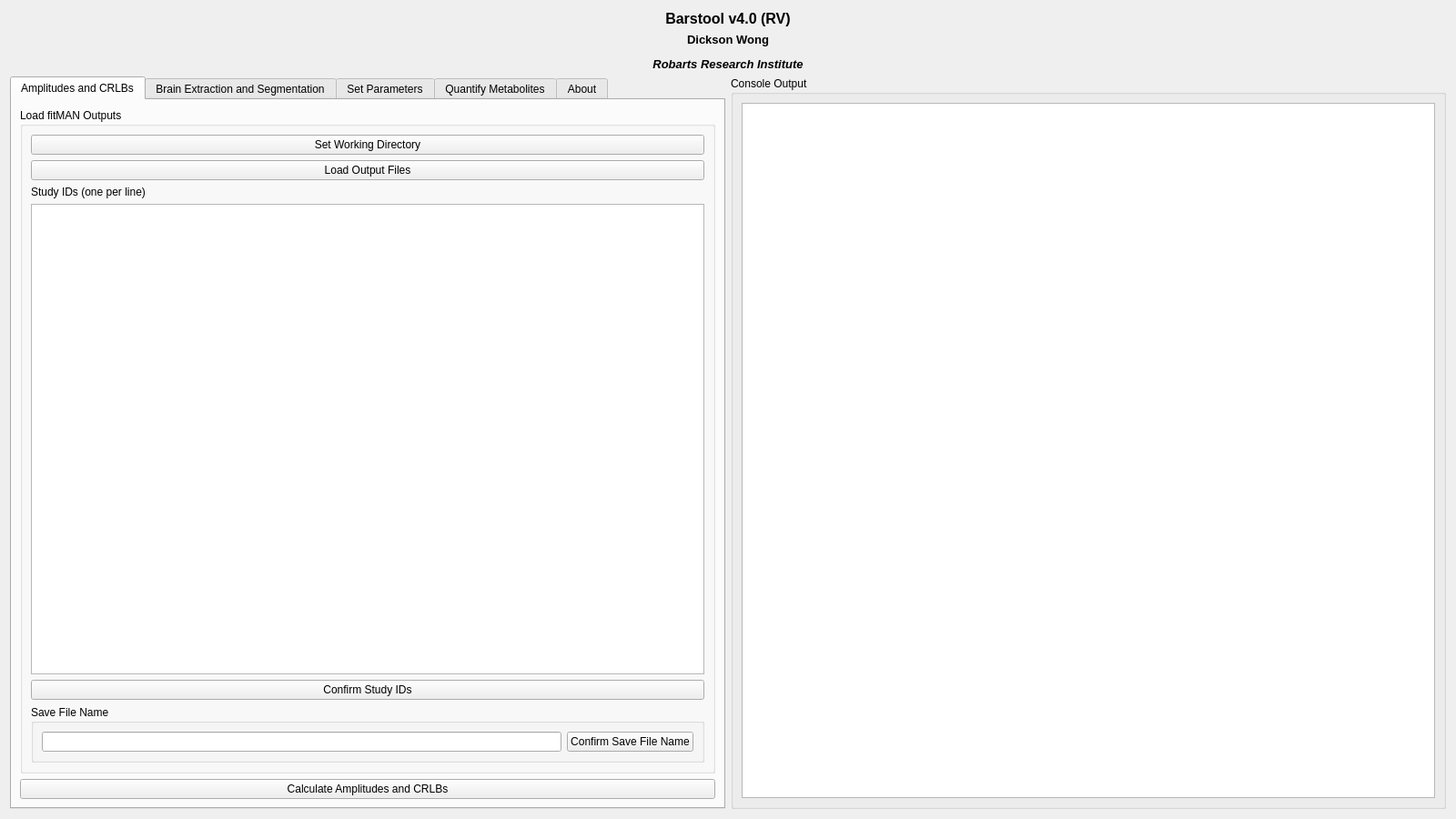
<?xml version="1.0" encoding="UTF-8"?>
<ui version="4.0">
 <class>mainWindow</class>
 <widget class="QWidget" name="mainWindow">
  <property name="enabled">
   <bool>true</bool>
  </property>
  <property name="geometry">
   <rect>
    <x>0</x>
    <y>0</y>
    <width>1600</width>
    <height>900</height>
   </rect>
  </property>
  <property name="windowTitle">
   <string>BARSTOOL (RV)</string>
  </property>
  <layout class="QGridLayout" name="gridLayout">
   <item row="2" column="1">
    <widget class="QGroupBox" name="consoleGroupBox">
     <property name="title">
      <string>Console Output</string>
     </property>
     <layout class="QVBoxLayout" name="verticalLayout_2">
      <item>
       <widget class="QTextBrowser" name="consoleOutputText">
        <property name="font">
         <font>
          <family>Monospace</family>
         </font>
        </property>
        <property name="lineWrapMode">
         <enum>QTextEdit::NoWrap</enum>
        </property>
       </widget>
      </item>
     </layout>
    </widget>
   </item>
   <item row="0" column="0" colspan="2">
    <widget class="QLabel" name="titleLabel">
     <property name="sizePolicy">
      <sizepolicy hsizetype="Ignored" vsizetype="Fixed">
       <horstretch>0</horstretch>
       <verstretch>0</verstretch>
      </sizepolicy>
     </property>
     <property name="font">
      <font>
       <pointsize>12</pointsize>
       <weight>75</weight>
       <bold>true</bold>
      </font>
     </property>
     <property name="text">
      <string>&lt;html&gt;&lt;head/&gt;&lt;body&gt;&lt;p align=&quot;center&quot;&gt;Barstool v4.0 (RV)&lt;/p&gt;&lt;/body&gt;&lt;/html&gt;</string>
     </property>
    </widget>
   </item>
   <item row="1" column="0" colspan="2">
    <widget class="QLabel" name="authorLabel">
     <property name="sizePolicy">
      <sizepolicy hsizetype="Ignored" vsizetype="Fixed">
       <horstretch>0</horstretch>
       <verstretch>0</verstretch>
      </sizepolicy>
     </property>
     <property name="font">
      <font>
       <pointsize>10</pointsize>
       <weight>75</weight>
       <bold>true</bold>
      </font>
     </property>
     <property name="text">
      <string>&lt;html&gt;&lt;head/&gt;&lt;body&gt;&lt;p align=&quot;center&quot;&gt;Dickson Wong&lt;/p&gt;&lt;p align=&quot;center&quot;&gt;&lt;span style=&quot; font-style:italic;&quot;&gt;Robarts Research Institute&lt;/span&gt;&lt;/p&gt;&lt;/body&gt;&lt;/html&gt;</string>
     </property>
    </widget>
   </item>
   <item row="2" column="0">
    <widget class="QTabWidget" name="mainTabWidget">
     <property name="currentIndex">
      <number>0</number>
     </property>
     <widget class="QWidget" name="ampTab">
      <attribute name="title">
       <string>Amplitudes and CRLBs</string>
      </attribute>
      <layout class="QVBoxLayout" name="verticalLayout">
       <item>
        <widget class="QGroupBox" name="loadOutputFilesGroupBox">
         <property name="title">
          <string>Load fitMAN Outputs</string>
         </property>
         <layout class="QVBoxLayout" name="verticalLayout_3">
          <item>
           <widget class="QPushButton" name="setWorkingDirectoryButton">
            <property name="text">
             <string>Set Working Directory</string>
            </property>
           </widget>
          </item>
          <item>
           <widget class="QPushButton" name="loadOutputsButton">
            <property name="text">
             <string>Load Output Files</string>
            </property>
           </widget>
          </item>
          <item>
           <widget class="QLabel" name="label">
            <property name="text">
             <string>Study IDs (one per line)</string>
            </property>
           </widget>
          </item>
          <item>
           <widget class="QPlainTextEdit" name="studyIDsTextEdit"/>
          </item>
          <item>
           <widget class="QPushButton" name="confirmIDsButton">
            <property name="text">
             <string>Confirm Study IDs</string>
            </property>
           </widget>
          </item>
          <item>
           <widget class="QGroupBox" name="saveFileNameGroupBox">
            <property name="title">
             <string>Save File Name</string>
            </property>
            <layout class="QGridLayout" name="gridLayout_2">
             <item row="0" column="0">
              <widget class="QLineEdit" name="saveFileLineEdit"/>
             </item>
             <item row="0" column="1">
              <widget class="QPushButton" name="confirmSaveFileButton">
               <property name="text">
                <string>Confirm Save File Name</string>
               </property>
              </widget>
             </item>
            </layout>
           </widget>
          </item>
         </layout>
        </widget>
       </item>
       <item>
        <widget class="QPushButton" name="calculateButton">
         <property name="text">
          <string>Calculate Amplitudes and CRLBs</string>
         </property>
        </widget>
       </item>
      </layout>
     </widget>
     <widget class="QWidget" name="brainExtSegTab">
      <attribute name="title">
       <string>Brain Extraction and Segmentation</string>
      </attribute>
      <layout class="QVBoxLayout" name="verticalLayout_4">
       <item>
        <widget class="QGroupBox" name="prepareImagesGroupBox">
         <property name="sizePolicy">
          <sizepolicy hsizetype="Preferred" vsizetype="Fixed">
           <horstretch>0</horstretch>
           <verstretch>0</verstretch>
          </sizepolicy>
         </property>
         <property name="minimumSize">
          <size>
           <width>0</width>
           <height>0</height>
          </size>
         </property>
         <property name="title">
          <string>Prepare Files</string>
         </property>
         <layout class="QGridLayout" name="gridLayout_3">
          <item row="7" column="3">
           <widget class="QRadioButton" name="tfisp3dButton">
            <property name="text">
             <string>TFISP&amp;3D</string>
            </property>
            <property name="checked">
             <bool>false</bool>
            </property>
           </widget>
          </item>
          <item row="6" column="0" colspan="6">
           <widget class="QLabel" name="imTypeLabel">
            <property name="text">
             <string>Image type</string>
            </property>
            <property name="alignment">
             <set>Qt::AlignCenter</set>
            </property>
           </widget>
          </item>
          <item row="4" column="1">
           <widget class="QLineEdit" name="matXLineEdit">
            <property name="text">
             <string>128</string>
            </property>
           </widget>
          </item>
          <item row="4" column="2">
           <widget class="QLabel" name="matYLabel">
            <property name="text">
             <string>y:</string>
            </property>
           </widget>
          </item>
          <item row="9" column="0" colspan="6">
           <widget class="QPushButton" name="fdf2niftiButton">
            <property name="text">
             <string>Convert FDF Images to NIFTI</string>
            </property>
           </widget>
          </item>
          <item row="7" column="1">
           <widget class="QRadioButton" name="fse2dButton">
            <property name="text">
             <string>FSE&amp;2D</string>
            </property>
            <property name="checked">
             <bool>true</bool>
            </property>
           </widget>
          </item>
          <item row="4" column="0">
           <widget class="QLabel" name="matXLabel">
            <property name="text">
             <string>x:</string>
            </property>
           </widget>
          </item>
          <item row="4" column="3">
           <widget class="QLineEdit" name="matYLineEdit">
            <property name="text">
             <string>128</string>
            </property>
           </widget>
          </item>
          <item row="4" column="4">
           <widget class="QLabel" name="matZLabel">
            <property name="text">
             <string>z:</string>
            </property>
           </widget>
          </item>
          <item row="4" column="5">
           <widget class="QLineEdit" name="matZLineEdit">
            <property name="text">
             <string>26</string>
            </property>
           </widget>
          </item>
          <item row="1" column="0" colspan="6">
           <widget class="QPushButton" name="selectFDFImagesButton">
            <property name="text">
             <string>Select Mouse Directories</string>
            </property>
           </widget>
          </item>
          <item row="3" column="0" colspan="6">
           <widget class="QLabel" name="matSizeLabel">
            <property name="text">
             <string>Matrix Size</string>
            </property>
            <property name="alignment">
             <set>Qt::AlignCenter</set>
            </property>
           </widget>
          </item>
          <item row="5" column="0" colspan="6">
           <spacer name="verticalSpacer">
            <property name="orientation">
             <enum>Qt::Vertical</enum>
            </property>
            <property name="sizeHint" stdset="0">
             <size>
              <width>20</width>
              <height>20</height>
             </size>
            </property>
           </spacer>
          </item>
          <item row="8" column="0" colspan="6">
           <spacer name="verticalSpacer_4">
            <property name="orientation">
             <enum>Qt::Vertical</enum>
            </property>
            <property name="sizeHint" stdset="0">
             <size>
              <width>20</width>
              <height>20</height>
             </size>
            </property>
           </spacer>
          </item>
          <item row="2" column="0" colspan="6">
           <spacer name="verticalSpacer_2">
            <property name="orientation">
             <enum>Qt::Vertical</enum>
            </property>
            <property name="sizeHint" stdset="0">
             <size>
              <width>20</width>
              <height>20</height>
             </size>
            </property>
           </spacer>
          </item>
          <item row="0" column="0" colspan="6">
           <spacer name="verticalSpacer_3">
            <property name="orientation">
             <enum>Qt::Vertical</enum>
            </property>
            <property name="sizeHint" stdset="0">
             <size>
              <width>20</width>
              <height>20</height>
             </size>
            </property>
           </spacer>
          </item>
         </layout>
        </widget>
       </item>
       <item>
        <widget class="QPushButton" name="runVoxAlignButton">
         <property name="sizePolicy">
          <sizepolicy hsizetype="Minimum" vsizetype="Preferred">
           <horstretch>0</horstretch>
           <verstretch>0</verstretch>
          </sizepolicy>
         </property>
         <property name="text">
          <string>Run Voxel Alignment</string>
         </property>
        </widget>
       </item>
       <item>
        <widget class="QPushButton" name="runPCNNButton">
         <property name="sizePolicy">
          <sizepolicy hsizetype="Minimum" vsizetype="Preferred">
           <horstretch>0</horstretch>
           <verstretch>0</verstretch>
          </sizepolicy>
         </property>
         <property name="text">
          <string>Run Brain Extraction (PCNN)</string>
         </property>
        </widget>
       </item>
       <item>
        <widget class="QGroupBox" name="csfSegGroupBox">
         <property name="title">
          <string>Tissue / CSF Extraction</string>
         </property>
         <layout class="QGridLayout" name="gridLayout_4">
          <item row="0" column="0">
           <widget class="QLabel" name="csfThreshLabel">
            <property name="text">
             <string>CSF Threshold [0-1]:</string>
            </property>
           </widget>
          </item>
          <item row="0" column="1">
           <widget class="QLineEdit" name="csfThreshLineEdit">
            <property name="text">
             <string>0.935</string>
            </property>
           </widget>
          </item>
          <item row="1" column="0" colspan="2">
           <widget class="QPushButton" name="runSegButton">
            <property name="sizePolicy">
             <sizepolicy hsizetype="Minimum" vsizetype="Preferred">
              <horstretch>0</horstretch>
              <verstretch>0</verstretch>
             </sizepolicy>
            </property>
            <property name="text">
             <string>Run Tissue / CSF Extraction</string>
            </property>
           </widget>
          </item>
         </layout>
        </widget>
       </item>
      </layout>
     </widget>
     <widget class="QWidget" name="setParamsTab">
      <attribute name="title">
       <string>Set Parameters</string>
      </attribute>
      <layout class="QGridLayout" name="gridLayout_11">
       <item row="5" column="0">
        <widget class="QLineEdit" name="metabParamsFileLineEdit"/>
       </item>
       <item row="5" column="1">
        <widget class="QPushButton" name="loadMetabParamsButton">
         <property name="text">
          <string>Load</string>
         </property>
        </widget>
       </item>
       <item row="5" column="2">
        <widget class="QPushButton" name="saveMetabParamsButton">
         <property name="text">
          <string>Save</string>
         </property>
        </widget>
       </item>
       <item row="1" column="0" colspan="3">
        <widget class="QGroupBox" name="groupBox_2">
         <property name="title">
          <string>Water Reference</string>
         </property>
         <layout class="QGridLayout" name="gridLayout_9">
          <item row="2" column="6">
           <widget class="QLabel" name="T1CSFLabel_water">
            <property name="text">
             <string>T1 (CSF) [sec]: </string>
            </property>
           </widget>
          </item>
          <item row="1" column="5">
           <widget class="QLineEdit" name="protonsLineEdit_water">
            <property name="text">
             <string>2</string>
            </property>
           </widget>
          </item>
          <item row="3" column="7">
           <widget class="QLineEdit" name="T2CSFLineEdit_water"/>
          </item>
          <item row="3" column="6">
           <widget class="QLabel" name="T2CSFLabel_water">
            <property name="text">
             <string>T2 (CSF) [ms]: </string>
            </property>
           </widget>
          </item>
          <item row="3" column="5">
           <widget class="QLineEdit" name="T2WMLineEdit_water"/>
          </item>
          <item row="3" column="4">
           <widget class="QLabel" name="T2WMLabel_water">
            <property name="text">
             <string>T2 (WM) [ms]: </string>
            </property>
           </widget>
          </item>
          <item row="2" column="7">
           <widget class="QLineEdit" name="T1CSFLineEdit_water"/>
          </item>
          <item row="1" column="4">
           <widget class="QLabel" name="protonsLabel_water">
            <property name="text">
             <string>Protons: </string>
            </property>
           </widget>
          </item>
          <item row="2" column="3">
           <widget class="QLineEdit" name="T1GMLineEdit_water"/>
          </item>
          <item row="2" column="2">
           <widget class="QLabel" name="T1GMLabel_water">
            <property name="text">
             <string>T1 (GM) [sec]: </string>
            </property>
           </widget>
          </item>
          <item row="2" column="4">
           <widget class="QLabel" name="T1WMLabel_water">
            <property name="text">
             <string>T1 (WM) [sec]: </string>
            </property>
           </widget>
          </item>
          <item row="2" column="5">
           <widget class="QLineEdit" name="T1WMLineEdit_water"/>
          </item>
          <item row="3" column="2">
           <widget class="QLabel" name="T2GMLabel_water">
            <property name="text">
             <string>T2 (GM) [ms]: </string>
            </property>
           </widget>
          </item>
          <item row="3" column="3">
           <widget class="QLineEdit" name="T2GMLineEdit_water"/>
          </item>
         </layout>
        </widget>
       </item>
       <item row="2" column="0" colspan="3">
        <widget class="QGroupBox" name="groupBox_3">
         <property name="title">
          <string>Experimental Parameters</string>
         </property>
         <layout class="QGridLayout" name="gridLayout_8">
          <item row="0" column="1">
           <widget class="QLineEdit" name="TRLineEdit"/>
          </item>
          <item row="1" column="3">
           <widget class="QLabel" name="waterConcGMLabel">
            <property name="text">
             <string>GM Scaling Factor for Water:</string>
            </property>
           </widget>
          </item>
          <item row="0" column="0">
           <widget class="QLabel" name="TRLabel">
            <property name="text">
             <string>TR [ms]: </string>
            </property>
           </widget>
          </item>
          <item row="2" column="1">
           <widget class="QRadioButton" name="tissueConcButton">
            <property name="text">
             <string>Ca&amp;lculate Tissue Concentration</string>
            </property>
            <property name="checked">
             <bool>true</bool>
            </property>
           </widget>
          </item>
          <item row="2" column="4">
           <widget class="QLineEdit" name="waterConcWMLineEdit">
            <property name="text">
             <string>0.73</string>
            </property>
           </widget>
          </item>
          <item row="1" column="4">
           <widget class="QLineEdit" name="waterConcGMLineEdit">
            <property name="text">
             <string>0.82</string>
            </property>
           </widget>
          </item>
          <item row="1" column="0">
           <widget class="QLabel" name="TELabel">
            <property name="text">
             <string>TE [ms]:</string>
            </property>
           </widget>
          </item>
          <item row="3" column="1">
           <widget class="QRadioButton" name="voxelConcButton">
            <property name="text">
             <string>Calculate &amp;Voxel Concentration</string>
            </property>
           </widget>
          </item>
          <item row="0" column="3">
           <widget class="QLabel" name="waterConcLabel">
            <property name="text">
             <string>Water Concentration [M]: </string>
            </property>
           </widget>
          </item>
          <item row="0" column="4">
           <widget class="QLineEdit" name="waterConcLineEdit">
            <property name="text">
             <string>55.14</string>
            </property>
           </widget>
          </item>
          <item row="1" column="1">
           <widget class="QLineEdit" name="TELineEdit"/>
          </item>
          <item row="2" column="3">
           <widget class="QLabel" name="waterConcWMLabel">
            <property name="text">
             <string>WM Scaling Factor for Water:</string>
            </property>
           </widget>
          </item>
         </layout>
        </widget>
       </item>
       <item row="6" column="0" colspan="3">
        <widget class="QPushButton" name="confirmParamsButton">
         <property name="text">
          <string>Confirm Quantification Parameters</string>
         </property>
        </widget>
       </item>
       <item row="0" column="0" colspan="3">
        <widget class="QGroupBox" name="metabParamsGroupBox">
         <property name="title">
          <string>Metabolite Properties</string>
         </property>
         <layout class="QGridLayout" name="gridLayout_7">
          <item row="1" column="0" colspan="3">
           <widget class="QTableWidget" name="metabParamsTableWidget">
            <column>
             <property name="text">
              <string>Metabolite</string>
             </property>
            </column>
            <column>
             <property name="text">
              <string>Protons</string>
             </property>
            </column>
            <column>
             <property name="text">
              <string>T1 (GM) [sec]</string>
             </property>
            </column>
            <column>
             <property name="text">
              <string>T2 (GM) [ms]</string>
             </property>
            </column>
            <column>
             <property name="text">
              <string>T1 (WM) [sec]</string>
             </property>
            </column>
            <column>
             <property name="text">
              <string>T2 (GM) [ms]</string>
             </property>
            </column>
            <column>
             <property name="text">
              <string>First Peak</string>
             </property>
            </column>
            <column>
             <property name="text">
              <string>Last Peak</string>
             </property>
            </column>
           </widget>
          </item>
         </layout>
        </widget>
       </item>
      </layout>
     </widget>
     <widget class="QWidget" name="metabQuantTab">
      <attribute name="title">
       <string>Quantify Metabolites</string>
      </attribute>
      <layout class="QVBoxLayout" name="verticalLayout_10">
       <item>
        <widget class="QGroupBox" name="loadOutputFilesGroupBox_quant">
         <property name="sizePolicy">
          <sizepolicy hsizetype="Preferred" vsizetype="Fixed">
           <horstretch>0</horstretch>
           <verstretch>0</verstretch>
          </sizepolicy>
         </property>
         <property name="title">
          <string>Load fitMAN Output</string>
         </property>
         <layout class="QVBoxLayout" name="verticalLayout_9">
          <item>
           <widget class="QLabel" name="loadOutputFilesInstructions_quant">
            <property name="sizePolicy">
             <sizepolicy hsizetype="Preferred" vsizetype="Fixed">
              <horstretch>0</horstretch>
              <verstretch>0</verstretch>
             </sizepolicy>
            </property>
            <property name="text">
             <string>BARSTOOL auto-selects the spectroscopy, image, and partial volume segmentation files. Ensure all files are &amp;located
in the same folder and follow the expected naming convention.</string>
            </property>
           </widget>
          </item>
          <item>
           <widget class="QPushButton" name="loadOutputsButton_quant">
            <property name="text">
             <string>Select Mouse Directories</string>
            </property>
           </widget>
          </item>
          <item>
           <widget class="QGroupBox" name="saveFileNameGroupBox_quant">
            <property name="sizePolicy">
             <sizepolicy hsizetype="Preferred" vsizetype="Fixed">
              <horstretch>0</horstretch>
              <verstretch>0</verstretch>
             </sizepolicy>
            </property>
            <property name="title">
             <string>Save File Name</string>
            </property>
            <layout class="QGridLayout" name="gridLayout_10">
             <item row="0" column="0">
              <widget class="QLineEdit" name="saveFileLineEdit_quant"/>
             </item>
             <item row="0" column="1">
              <widget class="QPushButton" name="confirmSaveFileButton_quant">
               <property name="text">
                <string>Confirm Save File Name</string>
               </property>
              </widget>
             </item>
            </layout>
           </widget>
          </item>
         </layout>
        </widget>
       </item>
       <item>
        <widget class="QPushButton" name="runQuantButton">
         <property name="text">
          <string>Run Quantification</string>
         </property>
        </widget>
       </item>
       <item>
        <widget class="QGroupBox" name="plotQuantGroupBox">
         <property name="sizePolicy">
          <sizepolicy hsizetype="Preferred" vsizetype="Preferred">
           <horstretch>0</horstretch>
           <verstretch>0</verstretch>
          </sizepolicy>
         </property>
         <property name="title">
          <string>Plot of Last Quantification</string>
         </property>
         <layout class="QVBoxLayout" name="verticalLayout_11">
          <item>
           <layout class="QVBoxLayout" name="plotQuant_mplvl"/>
          </item>
         </layout>
        </widget>
       </item>
      </layout>
     </widget>
     <widget class="QWidget" name="aboutTab">
      <attribute name="title">
       <string>About</string>
      </attribute>
      <layout class="QVBoxLayout" name="verticalLayout_8">
       <item>
        <widget class="QTextBrowser" name="aboutText">
         <property name="html">
          <string>&lt;!DOCTYPE HTML PUBLIC &quot;-//W3C//DTD HTML 4.0//EN&quot; &quot;http://www.w3.org/TR/REC-html40/strict.dtd&quot;&gt;
&lt;html&gt;&lt;head&gt;&lt;meta name=&quot;qrichtext&quot; content=&quot;1&quot; /&gt;&lt;style type=&quot;text/css&quot;&gt;
p, li { white-space: pre-wrap; }
&lt;/style&gt;&lt;/head&gt;&lt;body style=&quot; font-family:'Noto Sans'; font-size:10pt; font-weight:400; font-style:normal;&quot;&gt;
&lt;p align=&quot;center&quot; style=&quot; margin-top:12px; margin-bottom:12px; margin-left:0px; margin-right:0px; -qt-block-indent:0; text-indent:0px;&quot;&gt;&lt;span style=&quot; font-family:'Cantarell'; font-size:9pt; font-weight:600;&quot;&gt;BARSTOOL v0.4 (RV)&lt;br /&gt;Brain Metabolite Quantification for FITMAN&lt;/span&gt;&lt;/p&gt;
&lt;p align=&quot;center&quot; style=&quot;-qt-paragraph-type:empty; margin-top:12px; margin-bottom:12px; margin-left:0px; margin-right:0px; -qt-block-indent:0; text-indent:0px;&quot;&gt;&lt;br /&gt;&lt;/p&gt;
&lt;p align=&quot;center&quot; style=&quot; margin-top:12px; margin-bottom:12px; margin-left:0px; margin-right:0px; -qt-block-indent:0; text-indent:0px;&quot;&gt;&lt;span style=&quot; font-family:'Cantarell'; font-size:9pt;&quot;&gt;Dickson Wong&lt;br /&gt;MD/PhD Candidate&lt;br /&gt;dwong263@uwo.ca&lt;/span&gt;&lt;/p&gt;
&lt;p align=&quot;center&quot; style=&quot; margin-top:12px; margin-bottom:12px; margin-left:0px; margin-right:0px; -qt-block-indent:0; text-indent:0px;&quot;&gt;&lt;span style=&quot; font-family:'Cantarell'; font-size:9pt;&quot;&gt;With code contributions from:&lt;br /&gt;Todd Stevens and John Adams (jadam33@uwo.ca)&lt;/span&gt;&lt;/p&gt;
&lt;p style=&quot;-qt-paragraph-type:empty; margin-top:12px; margin-bottom:12px; margin-left:0px; margin-right:0px; -qt-block-indent:0; text-indent:0px;&quot;&gt;&lt;br /&gt;&lt;/p&gt;
&lt;p style=&quot; margin-top:12px; margin-bottom:12px; margin-left:0px; margin-right:0px; -qt-block-indent:0; text-indent:0px;&quot;&gt;&lt;span style=&quot; font-family:'Cantarell'; font-size:9pt; font-style:italic;&quot;&gt;Last modified: June 11, 2017&lt;/span&gt;&lt;span style=&quot; font-family:'Sans Serif'; font-size:9pt;&quot;&gt;&lt;br /&gt;&lt;/span&gt;&lt;/p&gt;
&lt;p style=&quot; margin-top:12px; margin-bottom:12px; margin-left:0px; margin-right:0px; -qt-block-indent:0; text-indent:0px;&quot;&gt;&lt;span style=&quot; font-family:'Cantarell'; font-size:9pt; font-weight:600; text-decoration: underline;&quot;&gt;About BARSTOOL&lt;/span&gt;&lt;/p&gt;
&lt;p style=&quot; margin-top:12px; margin-bottom:12px; margin-left:0px; margin-right:0px; -qt-block-indent:0; text-indent:0px;&quot;&gt;A program to perform metabolite quantification for brain &lt;span style=&quot; font-family:'Cantarell'; font-size:9pt; vertical-align:super;&quot;&gt;1&lt;/span&gt;&lt;span style=&quot; font-family:'Cantarell'; font-size:9pt;&quot;&gt;H-MRS. It allows you to perform brain extraction, partial volume segmentation, and calculate absolute metabolite concentrations. The program uses FSL for brain extraction and partial volume segmentation, and takes as input fitMAN *.output files.&lt;/span&gt;&lt;/p&gt;
&lt;p style=&quot; margin-top:12px; margin-bottom:12px; margin-left:0px; margin-right:0px; -qt-block-indent:0; text-indent:0px;&quot;&gt;&lt;span style=&quot; font-family:'Cantarell'; font-size:9pt;&quot;&gt;This version is specifically made to analyse images collected on the old Varian 9.4T Small Animal Scanner at Robarts.&lt;/span&gt;&lt;/p&gt;
&lt;p style=&quot;-qt-paragraph-type:empty; margin-top:12px; margin-bottom:12px; margin-left:0px; margin-right:0px; -qt-block-indent:0; text-indent:0px; font-family:'Cantarell'; font-size:9pt;&quot;&gt;&lt;br /&gt;&lt;/p&gt;
&lt;p style=&quot; margin-top:12px; margin-bottom:12px; margin-left:0px; margin-right:0px; -qt-block-indent:0; text-indent:0px;&quot;&gt;&lt;span style=&quot; font-family:'Cantarell'; font-size:9pt; font-weight:600; text-decoration: underline;&quot;&gt;Dependencies&lt;/span&gt;&lt;/p&gt;
&lt;p style=&quot; margin-top:12px; margin-bottom:12px; margin-left:0px; margin-right:0px; -qt-block-indent:0; text-indent:0px;&quot;&gt;&lt;span style=&quot; font-family:'Cantarell'; font-size:9pt;&quot;&gt;1. PyQt5&lt;/span&gt;&lt;/p&gt;
&lt;p style=&quot; margin-top:12px; margin-bottom:12px; margin-left:0px; margin-right:0px; -qt-block-indent:0; text-indent:0px;&quot;&gt;&lt;span style=&quot; font-family:'Cantarell'; font-size:9pt;&quot;&gt;2. scipy 0.17.1&lt;/span&gt;&lt;/p&gt;
&lt;p style=&quot; margin-top:12px; margin-bottom:12px; margin-left:0px; margin-right:0px; -qt-block-indent:0; text-indent:0px;&quot;&gt;&lt;span style=&quot; font-family:'Cantarell'; font-size:9pt;&quot;&gt;3. numpy 1.10.4&lt;/span&gt;&lt;/p&gt;
&lt;p style=&quot; margin-top:12px; margin-bottom:12px; margin-left:0px; margin-right:0px; -qt-block-indent:0; text-indent:0px;&quot;&gt;&lt;span style=&quot; font-family:'Cantarell'; font-size:9pt;&quot;&gt;4. pyfftw 0.10.1&lt;/span&gt;&lt;/p&gt;
&lt;p style=&quot; margin-top:12px; margin-bottom:12px; margin-left:0px; margin-right:0px; -qt-block-indent:0; text-indent:0px;&quot;&gt;&lt;span style=&quot; font-family:'Cantarell'; font-size:9pt;&quot;&gt;5. matplotlib 1.5.1&lt;/span&gt;&lt;/p&gt;
&lt;p style=&quot; margin-top:12px; margin-bottom:12px; margin-left:0px; margin-right:0px; -qt-block-indent:0; text-indent:0px;&quot;&gt;&lt;span style=&quot; font-family:'Cantarell'; font-size:9pt;&quot;&gt;6. Python 2.7.10&lt;/span&gt;&lt;/p&gt;
&lt;p style=&quot; margin-top:12px; margin-bottom:12px; margin-left:0px; margin-right:0px; -qt-block-indent:0; text-indent:0px;&quot;&gt;&lt;span style=&quot; font-family:'Cantarell'; font-size:9pt;&quot;&gt;7. FSL 5.0.9&lt;/span&gt;&lt;/p&gt;&lt;/body&gt;&lt;/html&gt;</string>
         </property>
        </widget>
       </item>
      </layout>
     </widget>
    </widget>
   </item>
  </layout>
 </widget>
 <tabstops>
  <tabstop>mainTabWidget</tabstop>
  <tabstop>setWorkingDirectoryButton</tabstop>
  <tabstop>loadOutputsButton</tabstop>
  <tabstop>studyIDsTextEdit</tabstop>
  <tabstop>confirmIDsButton</tabstop>
  <tabstop>saveFileLineEdit</tabstop>
  <tabstop>confirmSaveFileButton</tabstop>
  <tabstop>calculateButton</tabstop>
  <tabstop>runPCNNButton</tabstop>
  <tabstop>consoleOutputText</tabstop>
 </tabstops>
 <resources/>
 <connections/>
</ui>
